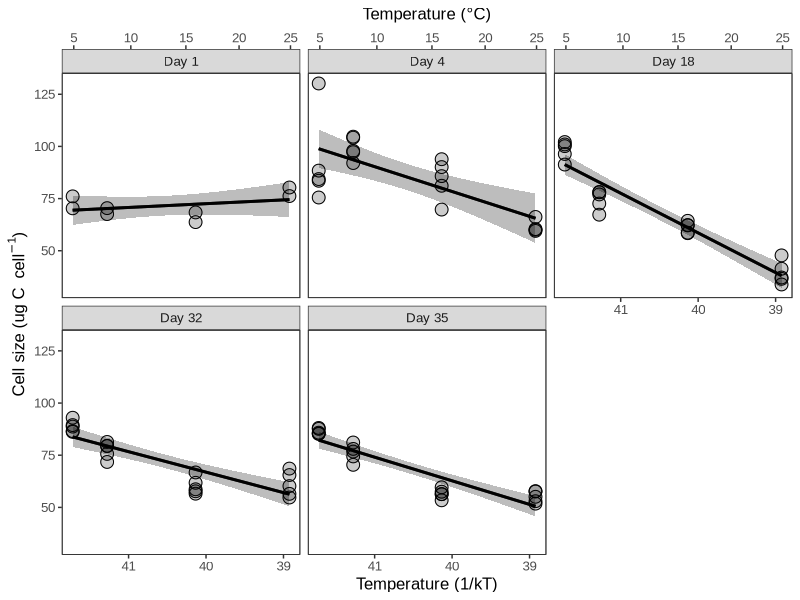
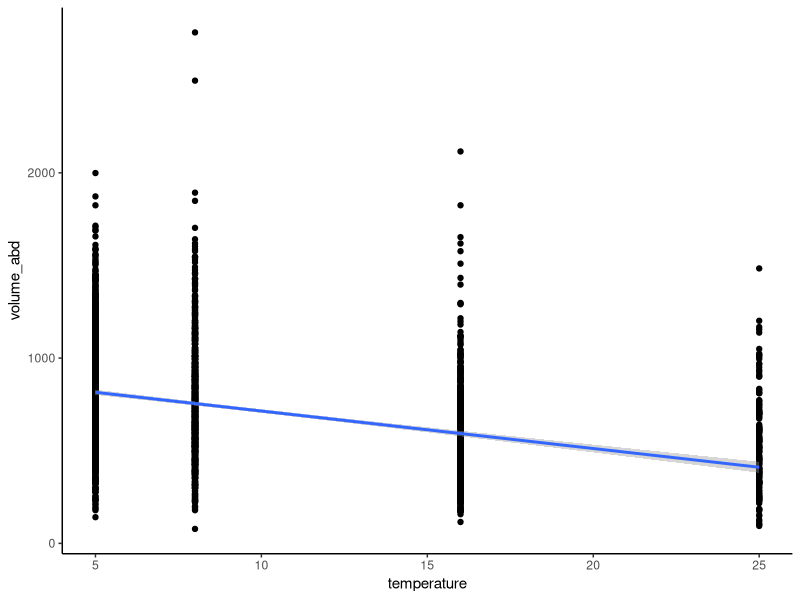
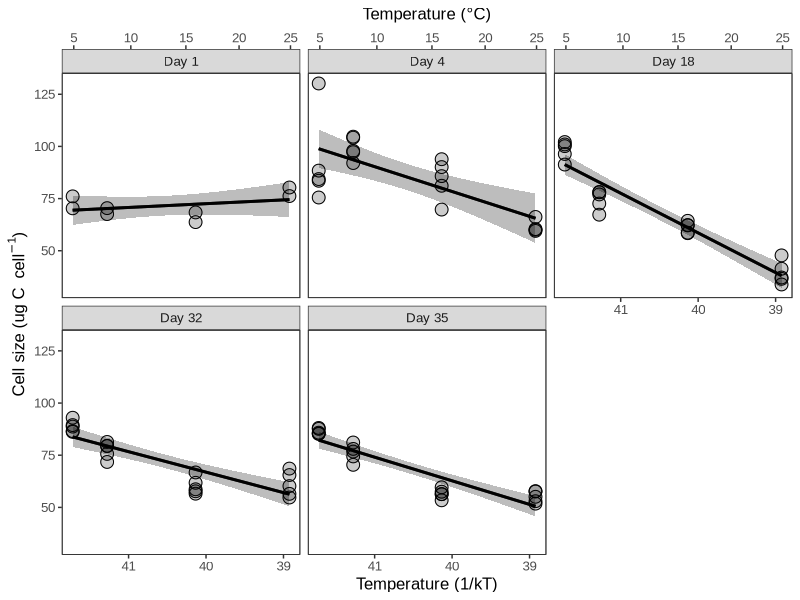

Generate these figures, in order, with R: (Note: this script raises an error after producing the figures.)


library(tidyverse)
library(broom)
library(lubridate)

size_data <- read_csv("data-processed/k-temp-size.csv")
size_data_nov28 <- read_csv("data-processed/k-temp-all-cell-sizes-nov28.csv")
size_data_nov14 <- read_csv("data-processed/k-temp-all-cell-sizes-nov14.csv")
size_data_dec1 <- read_csv("data-processed/k-temp-all-cell-sizes-dec1.csv")
size_data_oct31 <- read_csv("data-processed/k-temp-all-cell-sizes-oct31.csv")
size_data_oct28 <- read_csv("data-processed/k-temp-all-cell-sizes-oct28.csv")

all_sizes <- bind_rows(size_data_oct28, size_data_dec1, size_data_nov14, size_data_nov28, size_data_oct31)
write_csv(all_sizes, "data-processed/cell_sizes.csv")


all_sizes$start.time <- ymd("2016-10-28")

all_sizes$day <- interval(all_sizes$start.time, all_sizes$date)
all_sizes$exp_day <- (all_sizes$day/ddays(1)) + 1
all_sizes2 <- all_sizes %>% 
	mutate(inverse_temp = (1/(.00008617*(temperature+273.15))))  %>% 
	mutate(exp_day = ifelse(exp_day == 1, "Day 1", exp_day)) %>% 
	mutate(exp_day = ifelse(exp_day == 4, "Day 4", exp_day)) %>% 
	mutate(exp_day = ifelse(exp_day == 18, "Day 18", exp_day)) %>% 
	mutate(exp_day = ifelse(exp_day == 32, "Day 32", exp_day)) %>% 
	mutate(exp_day = ifelse(exp_day == 35, "Day 35", exp_day)) %>% 
	mutate(exp_day = as.factor(exp_day))

all_sizes2$exp_day <- factor(all_sizes2$exp_day, levels = c("Day 1", "Day 4", "Day 18", "Day 32", "Day 35"))

size_data %>% 
	lm(cell_volume ~ temperature, data = .) %>% summary()

library(viridis)
all_sizes2 %>% 
	mutate(date = ymd(date)) %>% 
	filter(temperature < 32) %>% 
	group_by(inverse_temp, rep, exp_day) %>% 
	summarise(mean_size = mean(volume_abd)) %>% 
	ungroup() %>% 
	mutate(cell_biomass_M = 0.109 *(mean_size)^0.991) %>% 
	ggplot(aes(x = inverse_temp, y = cell_biomass_M))  +
	geom_smooth(method = "lm", color = "black") + theme_classic() + 
	facet_wrap( ~ exp_day) + ylab("Cell biovolume (um3/cell)") + xlab("Temperature (°C)") +
	geom_smooth(method = "lm", size =1, color = "black") +
	theme_bw() + geom_point(size = 4, color = "black", alpha = 0.2) +
	geom_point(size = 4, shape = 1) +
	xlab("Temperature (1/kT)") +
	theme(panel.grid.major = element_blank(), panel.grid.minor = element_blank(),
				panel.background = element_blank(), axis.line = element_line(colour = "black")) +
	theme(text = element_text(size=14, family = "Arial")) +
	scale_x_reverse(sec.axis = sec_axis(~((1/(.*8.62 * 10^(-5)))-273.15))) + xlab("Temperature (1/kT)") + ggtitle("Temperature (°C)") +
	theme(plot.title = element_text(hjust = 0.5, size = 14)) +
	scale_x_reverse(sec.axis = sec_axis(~((1/(.*8.62 * 10^(-5)))-273.15))) + xlab("Temperature (1/kT)") +
	ylab(bquote('Cell size (ug C '*~cell^-1*')')) +
	theme_bw() +
	ggtitle("Temperature (°C)") +
	theme(text = element_text(size=12, family = "Arial"),
				panel.grid.major = element_blank(), 
				panel.grid.minor = element_blank(),
				panel.background = element_rect(colour = "black", size=0.5),
				plot.title = element_text(hjust = 0.5, size = 12))
ggsave("figures/cell_size_time.pdf", width = 10, height = 6)
	

all_sizes %>% 
	mutate(date = ymd(date)) %>% 
	filter(date == "2016-12-01") %>% 
	group_by(temperature, rep) %>%
	# ggplot(aes(x = temperature, y = volume_abd, group = date, color = date)) + geom_point() +
	# geom_smooth(method = "lm") + theme_classic()
	summarise(mean_size = mean(volume_abd)) %>% 
	ungroup() %>%
	do(tidy(lm(mean_size ~ temperature, data = .), conf.int = TRUE)) %>% View

(-15.42491/842.1866)*100 ## equivalent to a -1.83 decline in cell size per degree C

all_sizes %>% 
	mutate(date = ymd(date)) %>% 
	filter(date > "2016-11-29") %>% 
	# group_by(temperature, rep) %>%
	ggplot(aes(x = temperature, y = volume_abd)) + geom_point() +
	geom_smooth(method = "lm") + theme_classic()


(-14.03984/842.209)*100 ## ok on the last day, we're seeing -1.67% decrease in cell size


size_data_all_2 %>% 
	lm(volume_abd ~ temperature, data = .) %>% summary()

size_data_all_2 %>% 
	ggplot(aes(x = temperature, y = volume_abd)) + geom_point() +
	geom_smooth(method = "lm")

size_data_all_2 %>% 
	group_by(temperature, rep) %>% 
	summarise(mean_size = mean(volume_abd)) %>%
	ungroup() %>% 
	ggplot(aes(x = temperature, y = mean_size)) + geom_point() +
	geom_smooth(method = "lm")
	lm(mean_size ~ temperature, data = .) %>% summary()
	
	size_data_all %>% 
		filter(temperature == 5) %>% 
		ungroup() %>% 
		summarise(mean_size = mean(volume_abd)) 
	
	(-16.241 / 863)*100
	
	TT_fit %>% 
		filter(temperature == 5) %>% View
